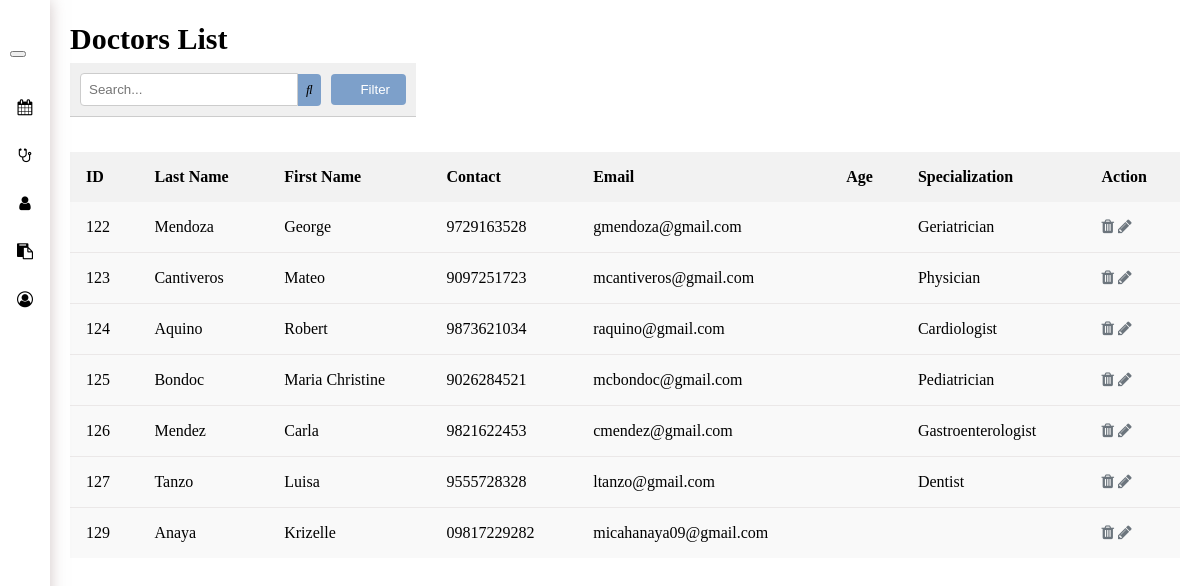
The app's page /admin_page/doctor.php (signed in), older data.
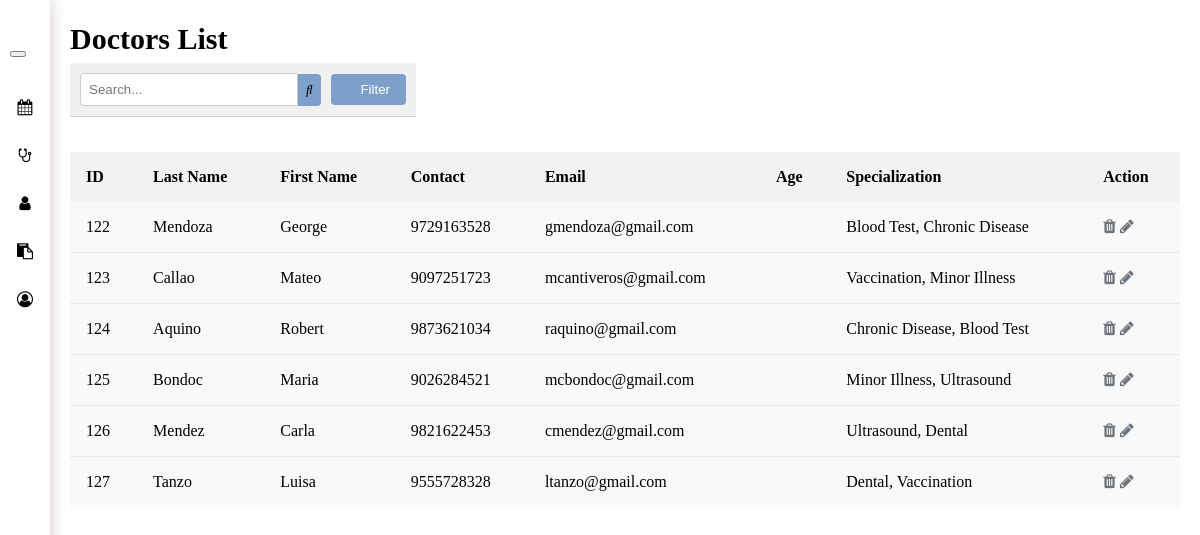
The same page, newer data.
### tables this page shows
CREATE TABLE `tbldoctor` (
  `doc_id` int(11) NOT NULL,
  `doc_fname` varchar(100) NOT NULL,
  `doc_lname` varchar(100) NOT NULL,
  `doc_spec` varchar(100) DEFAULT NULL,
  `doc_birthdate` date DEFAULT NULL,
  `doc_email` varchar(100) DEFAULT NULL,
  `doc_contact` varchar(20) NOT NULL,
  `lgn_id` int(11) DEFAULT NULL
);

### admin_page/doctor.php (the view, shortened to what this page needs)
<?php
include '../config.php';
$doctorSql = "SELECT doc_id, doc_fname, doc_lname, doc_contact, doc_email,
                     TIMESTAMPDIFF(YEAR, doc_birthdate, CURDATE()) AS age,
                     doc_spec
              FROM tbldoctor";
$doctorResult = $conn->query($doctorSql);
?>
<!DOCTYPE html>
<html lang="en">
<head>
  <link rel="stylesheet" href="admin_style.css?v=<?php echo time(); ?>">
  <link rel="stylesheet" href="https://cdnjs.cloudflare.com/ajax/libs/font-awesome/4.7.0/css/font-awesome.min.css">
</head>
<body>
  <div class="sidebar">
    <div class="navbar">
      <button class="nav-icon" onclick="toggleSidebar()">
      </button>
    </div>
    <ul class="nav-links">
        <li><a href="admin_landing_page.php"><i class="fa fa-calendar"></i> <span>Calendar</span></a></li>
        <li><a href="doctor.php"><i class="fa fa-stethoscope"></i> <span>Doctor</span></a></li>
        <li><a href="patients.php"><i class="fa fa-user"></i> <span>Patient</span></a></li>
        <li><a href="appointment.php"><i class="fa fa-clipboard"></i> <span>Appointment</span></a></li>
        <li><a href="account_details.php"><i class="fa fa-user-circle-o"></i> <span>Account Details</span></a></li>
    </ul>
  </div>
  <div class="content">
    <h2>Doctors List</h2>
      <div class="toolbar">
        <div class="toolbar__search">
          <input type="text" placeholder="Search...">
          <button class="search-button"><i class="fas fa-search"></i></button>
        </div>
        <div class="toolbar__filter">
          <button class="filter-button"><i class="fas fa-filter"></i> Filter</button>
        </div>
      </div>
      <table class="doctor-table">
        <thead>
          <tr>
            <th>ID</th>
            <th>Last Name</th>
            <th>First Name</th>
            <th>Contact</th>
            <th>Email</th>
            <th>Age</th>
            <th>Specialization</th>
            <th>Action</th>
          </tr>
        </thead>
        <tbody>
          <?php
            if ($doctorResult->num_rows > 0) {
                while ($row = $doctorResult->fetch_assoc()) {
                    echo "<tr>";
                    echo "<td>" . $row['doc_id'] . "</td>";
                    echo "<td>" . $row['doc_lname'] . "</td>";
                    echo "<td>" . $row['doc_fname'] . "</td>";
                    echo "<td>" . $row['doc_contact'] . "</td>";
                    echo "<td>" . $row['doc_email'] . "</td>";
                    echo "<td>" . $row['age'] . "</td>";
                    echo "<td>" . $row['doc_spec'] . "</td>";
                    echo "<td><i class='fa fa-trash delete-icon action-icon'></i> <i class='fa fa-pencil edit-icon action-icon'></i></td>";
                    echo "</tr>";
                }
            } else {
                echo "<tr><td colspan='8'>No records found</td></tr>";
            }
          ?>
        </tbody>
      </table>
  </div>
</body>
</html>

### admin_page/admin_style.css (style rules this page uses)
body { margin: 0; padding: 0; max-width: 100%; }
.sidebar { height: 100%; width: 250px; position: fixed; top: 0; left: 0; background-color: #ffffff; padding-top: 30px; transition: width 0.1s ease, margin-left 0.1s ease, box-shadow 0.2s ease; box-shadow: 0 0 15px rgba(165, 144, 144, 0.5); z-index: 1; }
.sidebar a { color: inherit; text-decoration: none; }
.navbar { padding: 10px; }
.nav-links { list-style: none; padding: 0; }
.nav-links li { padding: 15px; color: #000000; cursor: pointer; }
.nav-links li i { margin-right: 10px; }
.content { padding: 20px; transition: margin-left 0.1s ease; }
.sidebar.collapsed { width: 50px; }
.sidebar.collapsed .nav-links li { text-align: center; padding: 15px 0; }
.sidebar.collapsed .nav-links li i { margin-right: 0; }
.content.expanded { margin-left: 50px; }
.content h2 { margin-top: 2px; margin-bottom: 7px; font-size: 30px; }
.toolbar { display: flex; justify-content: space-between; align-items: center; padding: 10px; background-color: #f0f0f0; border-bottom: 1px solid #ccc; }
.toolbar__search, .toolbar__filter { display: flex; align-items: center; }
.toolbar__search input[type="text"] { padding: 8px; border: 1px solid #ccc; border-radius: 4px 0 0 4px; width: 200px; }
.toolbar__search .search-button { padding: 8px; background-color: #7da0ca; border: none; border-radius: 0 4px 4px 0; cursor: pointer; }
.toolbar__filter button { padding: 8px 16px; background-color: #7da0ca; color: white; border: none; border-radius: 4px; cursor: pointer; margin-left: 10px; }
.doctor-table { width: 100%; border-collapse: collapse; margin-top: 35px; border: none; }
.doctor-table th, .doctor-table td { padding: 16px; text-align: left; }
.doctor-table th { background-color: #f2f2f2; }
.doctor-table tbody tr { background-color: #f9f9f9; }
.doctor-table tbody tr:not(:last-child) td { border-bottom: 1px solid #ebe8e8; }
.action-icon { color: #6c757d; cursor: pointer; }
.content { padding: 20px; transition: margin-left 0.1s ease; display: flex; flex-direction: column; align-items: flex-start; }

Row changes from the older to the newer data that the page shows:
removed tbldoctor: doc_id "129", doc_lname "Anaya", doc_fname "Krizelle", doc_contact "09817229282", doc_email "micahanaya09@gmail.com"
changed tbldoctor "Mendoza": doc_spec "Geriatrician" → "Blood Test, Chronic Disease"
changed tbldoctor "Mateo": doc_lname "Cantiveros" → "Callao"; doc_spec "Physician" → "Vaccination, Minor Illness"
changed tbldoctor "Aquino": doc_spec "Cardiologist" → "Chronic Disease, Blood Test"
changed tbldoctor "Bondoc": doc_fname "Maria Christine" → "Maria"; doc_spec "Pediatrician" → "Minor Illness, Ultrasound"
changed tbldoctor "Mendez": doc_spec "Gastroenterologist" → "Ultrasound, Dental"
changed tbldoctor "Tanzo": doc_spec "Dentist" → "Dental, Vaccination"
